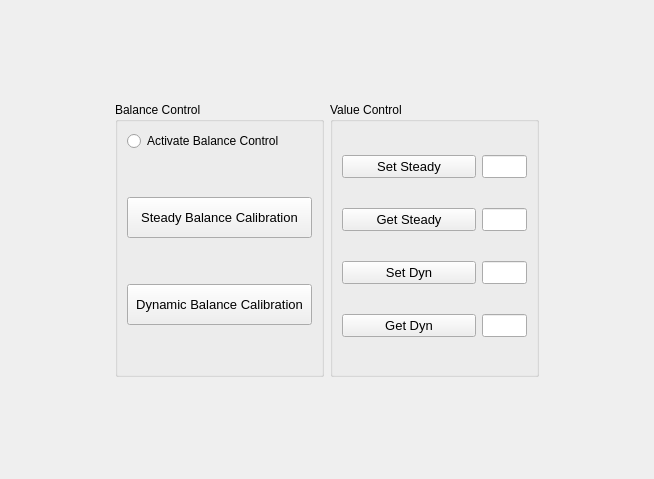
     <widget class="QWidget" name="balanceTab">
      <attribute name="title">
       <string>Balance</string>
      </attribute>
      <layout class="QGridLayout" name="gridLayout_6" rowstretch="1,3,1" columnstretch="1,2,2,1">
       <item row="0" column="2">
        <spacer name="verticalSpacer_9">
         <property name="orientation">
          <enum>Qt::Vertical</enum>
         </property>
         <property name="sizeHint" stdset="0">
          <size>
           <width>20</width>
           <height>109</height>
          </size>
         </property>
        </spacer>
       </item>
       <item row="1" column="0">
        <spacer name="horizontalSpacer_7">
         <property name="orientation">
          <enum>Qt::Horizontal</enum>
         </property>
         <property name="sizeHint" stdset="0">
          <size>
           <width>96</width>
           <height>20</height>
          </size>
         </property>
        </spacer>
       </item>
       <item row="1" column="1">
        <widget class="QGroupBox" name="balanceControlGroup">
         <property name="title">
          <string>Balance Control</string>
         </property>
         <layout class="QVBoxLayout" name="verticalLayout_17">
          <item>
           <widget class="QRadioButton" name="activateBalanceRadioButton">
            <property name="text">
             <string>Activate Balance Control</string>
            </property>
           </widget>
          </item>
          <item>
           <spacer name="verticalSpacer_7">
            <property name="orientation">
             <enum>Qt::Vertical</enum>
            </property>
            <property name="sizeHint" stdset="0">
             <size>
              <width>20</width>
              <height>40</height>
             </size>
            </property>
           </spacer>
          </item>
          <item>
           <widget class="QPushButton" name="steadyBalanceCalibrationButton">
            <property name="sizePolicy">
             <sizepolicy hsizetype="Minimum" vsizetype="Expanding">
              <horstretch>0</horstretch>
              <verstretch>0</verstretch>
             </sizepolicy>
            </property>
            <property name="font">
             <font>
              <pointsize>10</pointsize>
             </font>
            </property>
            <property name="text">
             <string>Steady Balance Calibration</string>
            </property>
           </widget>
          </item>
          <item>
           <spacer name="verticalSpacer_27">
            <property name="orientation">
             <enum>Qt::Vertical</enum>
            </property>
            <property name="sizeHint" stdset="0">
             <size>
              <width>20</width>
              <height>40</height>
             </size>
            </property>
           </spacer>
          </item>
          <item>
           <widget class="QPushButton" name="dynamicBalanceCalibrationButton">
            <property name="sizePolicy">
             <sizepolicy hsizetype="Minimum" vsizetype="Expanding">
              <horstretch>0</horstretch>
              <verstretch>0</verstretch>
             </sizepolicy>
            </property>
            <property name="font">
             <font>
              <pointsize>10</pointsize>
             </font>
            </property>
            <property name="text">
             <string>Dynamic Balance Calibration</string>
            </property>
           </widget>
          </item>
          <item>
           <spacer name="verticalSpacer_26">
            <property name="orientation">
             <enum>Qt::Vertical</enum>
            </property>
            <property name="sizeHint" stdset="0">
             <size>
              <width>20</width>
              <height>40</height>
             </size>
            </property>
           </spacer>
          </item>
         </layout>
        </widget>
       </item>
       <item row="1" column="2">
        <widget class="QGroupBox" name="balanceValueGroup">
         <property name="title">
          <string>Value Control</string>
         </property>
         <layout class="QGridLayout" name="gridLayout_5" columnstretch="3,1">
          <item row="0" column="0">
           <widget class="QPushButton" name="balanceSetSteadyButton">
            <property name="font">
             <font>
              <pointsize>10</pointsize>
             </font>
            </property>
            <property name="text">
             <string>Set Steady</string>
            </property>
           </widget>
          </item>
          <item row="0" column="1">
           <widget class="QLineEdit" name="balanceSetSteadyLine">
            <property name="font">
             <font>
              <pointsize>10</pointsize>
             </font>
            </property>
           </widget>
          </item>
          <item row="1" column="1">
           <widget class="QLineEdit" name="balanceGetSteadyLine">
            <property name="font">
             <font>
              <pointsize>10</pointsize>
             </font>
            </property>
           </widget>
          </item>
          <item row="2" column="1">
           <widget class="QLineEdit" name="balanceSetDynLine">
            <property name="font">
             <font>
              <pointsize>10</pointsize>
             </font>
            </property>
           </widget>
          </item>
          <item row="3" column="1">
           <widget class="QLineEdit" name="balanceGetDynLine">
            <property name="font">
             <font>
              <pointsize>10</pointsize>
             </font>
            </property>
           </widget>
          </item>
          <item row="1" column="0">
           <widget class="QPushButton" name="balanceGetSteadyButton">
            <property name="font">
             <font>
              <pointsize>10</pointsize>
             </font>
            </property>
            <property name="text">
             <string>Get Steady</string>
            </property>
           </widget>
          </item>
          <item row="2" column="0">
           <widget class="QPushButton" name="balanceSetDynButton">
            <property name="font">
             <font>
              <pointsize>10</pointsize>
             </font>
            </property>
            <property name="text">
             <string>Set Dyn</string>
            </property>
           </widget>
          </item>
          <item row="3" column="0">
           <widget class="QPushButton" name="balanceGetDynButton">
            <property name="font">
             <font>
              <pointsize>10</pointsize>
             </font>
            </property>
            <property name="text">
             <string>Get Dyn</string>
            </property>
           </widget>
          </item>
         </layout>
        </widget>
       </item>
       <item row="1" column="3">
        <spacer name="horizontalSpacer_8">
         <property name="orientation">
          <enum>Qt::Horizontal</enum>
         </property>
         <property name="sizeHint" stdset="0">
          <size>
           <width>96</width>
           <height>20</height>
          </size>
         </property>
        </spacer>
       </item>
       <item row="2" column="2">
        <spacer name="verticalSpacer_10">
         <property name="orientation">
          <enum>Qt::Vertical</enum>
         </property>
         <property name="sizeHint" stdset="0">
          <size>
           <width>20</width>
           <height>109</height>
          </size>
         </property>
        </spacer>
       </item>
      </layout>
     </widget>
